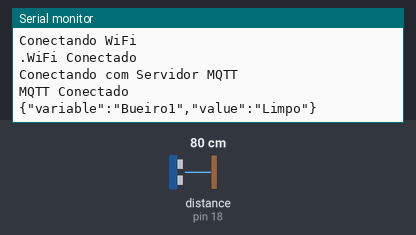
The sketch below on a simulated Arduino Uno, built with avr-gcc and run on an emulated ATmega328P. Shown: the last lines printed to the serial monitor. Wiring (inferred from the names in the program): ultrasonic range finder: trigger pin 19; echo pin 18. The inputs (shaded band) are chosen by the test bench; at power-on: distance to the obstacle (sensor on pin 18) 80 cm. The echo pulse lasts 58.3 µs per cm; no MQTT or app messages arrive unless stated.

Above: at 3.7 s.
3.8 s: distance to the obstacle (sensor on pin 18) set to 54 cm
At 5.3 s:
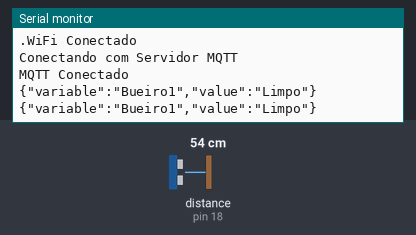
6.5 s: distance to the obstacle (sensor on pin 18) set to 47 cm
At 7.0 s:
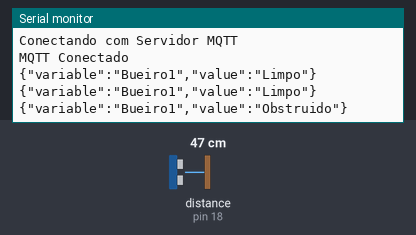

Measured:
- the behaviour switches between 51 and 50 cm on distance to the obstacle (sensor on pin 18) (found by bisection; images 1 and 2)
- after the input at 6.5 s, the serial monitor: prints a new line after 0.05 s (image 2)

The sketch:

Codigo_Arduino.ino
```cpp
#include "ArduinoJson.h"
#include "EspMQTTClient.h"
// MQTT Configuracoes
EspMQTTClient client{
  "WIFI_SSID", //SSID do WiFi
  "WIFI_PASSWORD",     // Senha do wifi
  "mqtt.tago.io",  // Endereço do servidor
  "Default",       // Usuario
  "YOUR_TOKEN",         // Token do device
  "YOUR_DEVICE",           // Nome do device
  1883             // Porta de comunicação
};

#define TRIG_PIN 19
#define ECHO_PIN 18
float duration_us, distance_cm;

void setup() {
  Serial.begin(9600);
  Serial.println("Conectando WiFi");
  while (!client.isWifiConnected()) {
    Serial.print('.'); client.loop(); delay(1000);
  }
  Serial.println("WiFi Conectado");
  Serial.println("Conectando com Servidor MQTT");
  while (!client.isMqttConnected()) {
    Serial.print('.'); client.loop(); delay(1000);
  }
  Serial.println("MQTT Conectado");

  pinMode(TRIG_PIN, OUTPUT);
  pinMode(ECHO_PIN, INPUT);

}
// Callback da EspMQTTClient
void onConnectionEstablished()
{}
char bufferJson[100];
String bueiro = "Limpo";
void loop() {

  digitalWrite(TRIG_PIN, HIGH);
  delayMicroseconds(10);
  digitalWrite(TRIG_PIN, LOW);

  // measure duration of pulse from ECHO pin
  duration_us = pulseIn(ECHO_PIN, HIGH);

  // calculate the distance
  distance_cm = 0.017 * duration_us;

  // ligt up led if distance under limit
  if (distance_cm < 50) {bueiro = "Obstruido";
  }else{bueiro = "Limpo";
  }

  StaticJsonDocument<300> documentoJson;
  documentoJson["variable"] = "Bueiro1";
  documentoJson["value"] = bueiro;
  serializeJson(documentoJson, bufferJson);
  Serial.println(bufferJson);
  client.publish("topicoEngSoft", bufferJson);
  delay(2000);
  client.loop();
}
```
